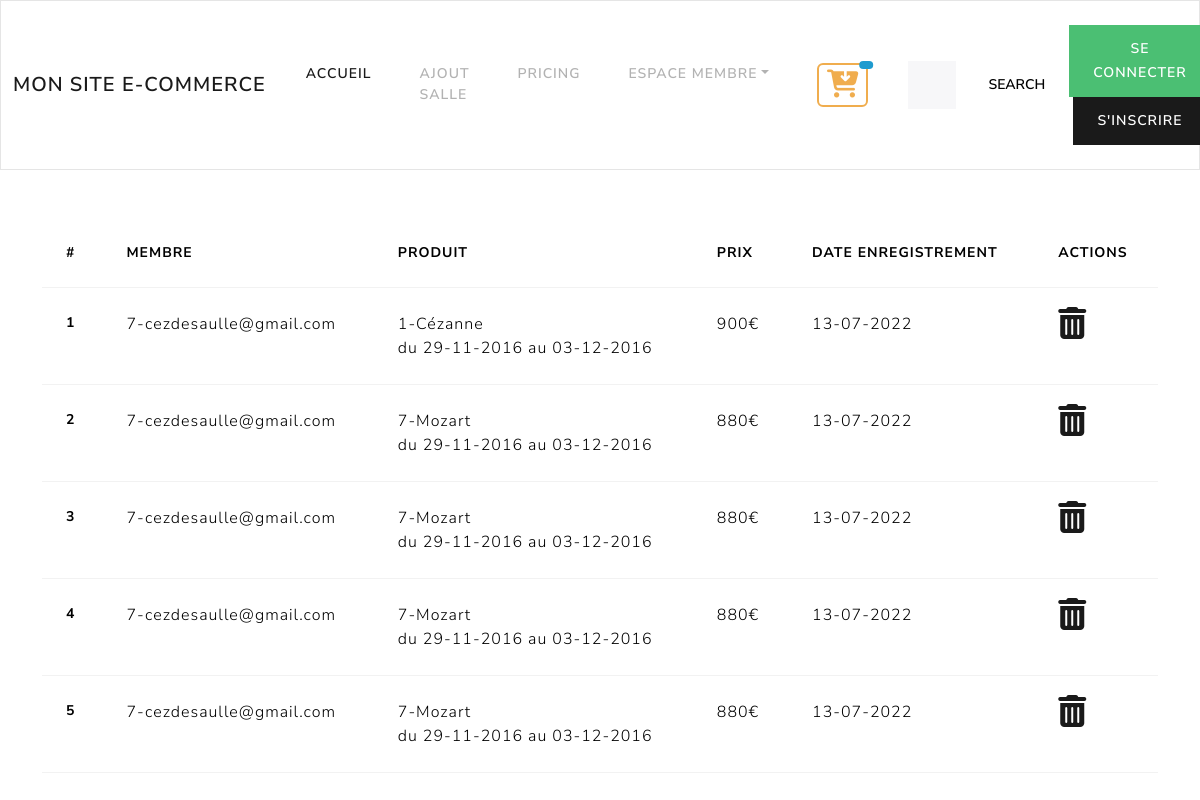
Page /admin/gestion_commande.php on the committed database.
### tables this page shows
CREATE TABLE `membre` (
  `id_membre` int(3) NOT NULL,
  `pseudo` varchar(20) NOT NULL,
  `mdp` varchar(60) NOT NULL,
  `nom` varchar(20) NOT NULL,
  `prenom` varchar(20) NOT NULL,
  `email` varchar(50) NOT NULL,
  `civilite` enum('m','f') NOT NULL,
  `statut` int(1) NOT NULL,
  `date_enregistrement` datetime NOT NULL
);

CREATE TABLE `commande` (
  `id_commande` int(3) NOT NULL,
  `id_membre` int(3) NOT NULL,
  `id_produit` int(3) NOT NULL,
  `date_enregistrement` datetime NOT NULL
);

CREATE TABLE `salle` (
  `id_salle` int(3) NOT NULL,
  `titre` varchar(200) NOT NULL,
  `description` text NOT NULL,
  `photo` varchar(200) NOT NULL,
  `pays` varchar(20) NOT NULL,
  `ville` varchar(20) NOT NULL,
  `adresse` varchar(50) NOT NULL,
  `cp` int(5) NOT NULL,
  `capacite` int(3) NOT NULL,
  `categorie` enum('réunion','bureau','formation') NOT NULL
);

CREATE TABLE `produit` (
  `id_produit` int(3) NOT NULL,
  `id_salle` int(3) NOT NULL,
  `date_arrivee` datetime NOT NULL,
  `date_depart` datetime NOT NULL,
  `prix` int(3) NOT NULL,
  `etat` enum('libre','reservation') NOT NULL
);

### inc/init.php (called while the page is built, shortened)
<?php
$pdo = new PDO('mysql:host=localhost;dbname=lokisalle', 'root', 'root', array(PDO::ATTR_ERRMODE => PDO::ERRMODE_WARNING, PDO::MYSQL_ATTR_INIT_COMMAND => 'SET NAMES utf8'));
function executeRequete($requete, $param = array())
{
    global $pdo;
    $resultat = $pdo->prepare($requete);
    $success = $resultat->execute($param);
    if ($success) {
         return $resultat;
    } else {
        return false;
    }
}

### admin/gestion_commande.php (the view, shortened to what this page needs)
<?php require_once '../inc/header.php';
$req=executeRequete("SELECT m.*, c.* , p.*, s.*
    FROM membre m  INNER JOIN commande c
    ON m.id_membre=c.id_membre
    INNER JOIN produit p
    ON p.id_produit=c.id_produit
    INNER JOIN salle s
    ON p.id_salle=s.id_salle");
$commandes=$req->fetchAll(PDO::FETCH_ASSOC);
?>
<table class="table">
    <thead>
    <tr>
        <th scope="col">#</th>
        <th scope="col">Membre</th>
        <th scope="col">Produit</th>
        <th scope="col">Prix</th>
        <th scope="col">Date enregistrement</th>
        <th scope="col">Actions</th>
    </tr>
    </thead>
    <tbody>
   <?php foreach ($commandes as $commande):  ?>
    <tr>
        <th scope="row"><?=  $commande['id_commande'] ; ?></th>
        <td><?=  $commande['id_membre'].'-'.$commande['email']  ; ?></td>
        <td><?=  $commande['id_salle'].'-'.$commande['titre'].'<br>du '.date_format(new DateTime($commande['date_arrivee']), 'd-m-Y').' au '.date_format(new DateTime($commande['date_depart']), 'd-m-Y') ; ?></td>
        <td><?=  $commande['prix'] ; ?>€</td>
        <td><?=  date_format(new DateTime($commande['date_enregistrement']), 'd-m-Y') ; ?></td>
        <td>
            <a href="?id=<?= $commande['id_commande']; ?>&action=delete"> <i class="fa-solid fa-trash-can fa-2xl"></i></a>
        </td>
    </tr>
   <?php endforeach;  ?>
    </tbody>
</table>
<?php require_once '../inc/footer.php' ?>

### rows in the picture
membre: commande.id_commande "1", commande.id_membre "7", email "cezdesaulle@gmail.com", salle.id_salle "1", salle.titre "Cézanne", produit.date_arrivee "29-11-2016", produit.date_depart "03-12-2016", produit.prix "900", commande.date_enregistrement "13-07-2022", commande.id_commande "2", salle.id_salle "7", salle.titre "Mozart", produit.prix "880", commande.id_commande "3", commande.id_commande "4", commande.id_commande "5"
